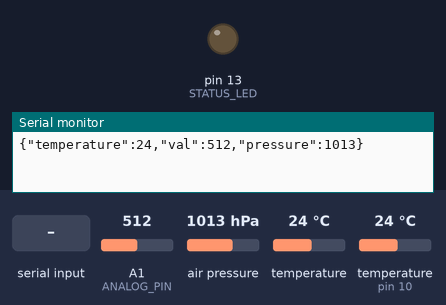
Recording of a sketch running on a simulated Arduino Leonardo, built with avr-gcc and run on an emulated ATmega32U4. Parts: output pins drawn as LEDs (lit = HIGH), the last lines printed to the serial monitor. Inputs (shaded band) come from the test bench; at power-on: A1 (ANALOG_PIN) = 512, air pressure 1013 hPa, temperature 24 °C, temperature (sensor on pin 10) 24 °C.

Above: at 1.4 s.
1.5 s: "WHO_ARE_YOU\n" received over Serial
At 2.54 s:
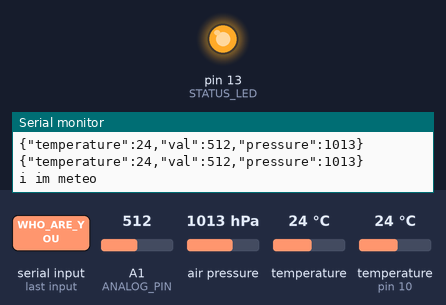
Timing chart, 0 to 4.5 s (numbered marks = the images above; inputs shaded):
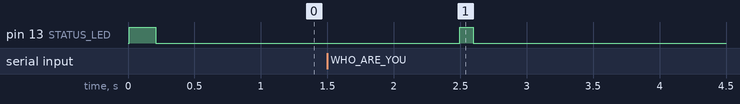

Measured:
- after the input at 1.5 s, pin 13 (STATUS_LED): LOW → HIGH after 1.0 s, → LOW 0.10 s later

The sketch:

temp.ino
```cpp
#include "ArduinoJson.h"
#include <OneWire.h>
#include <SFE_BMP180.h>
#include <Wire.h>

// Настройка датчиков
OneWire ds(10);          // Датчик температуры DS18B20 на пине 10
SFE_BMP180 pressure;     // Датчик давления BMP180
const int ANALOG_PIN = 1; // Аналоговый пин для дополнительных измерений

// Встроенный светодиод для индикации
const int STATUS_LED = LED_BUILTIN;

void setup() {
  // Инициализация порта
  Serial.begin(9600);
  while (!Serial); // Для плат с USB (Leonardo/Micro)

  // Инициализация датчиков
  pinMode(STATUS_LED, OUTPUT);
  digitalWrite(STATUS_LED, LOW);

  if (pressure.begin()) {
    // Короткое мигание при успешной инициализации
    digitalWrite(STATUS_LED, HIGH);
    delay(200);
    digitalWrite(STATUS_LED, LOW);
  }
}

void loop() {
  // 1. Проверка входящих команд (максимальный приоритет)
  if (checkForCommand()) {
    return; // Если была команда - пропускаем отправку данных в этом цикле
  }

  // 2. Отправка данных датчиков (если не было команд)
  sendSensorData();
  delay(1000); // Пауза между отправками данных
}

bool checkForCommand() {
  if (Serial.available() > 0) {
    String cmd = Serial.readStringUntil('\n');
    cmd.trim();

    if (cmd == "WHO_ARE_YOU") {
      // Очистка буфера перед ответом
      while (Serial.available()) Serial.read();

      // Визуальная индикация
      digitalWrite(STATUS_LED, HIGH);

      // Отправка ответа
      Serial.println("i im meteo");

      // Завершение обработки команды
      delay(100);
      digitalWrite(STATUS_LED, LOW);
      return true;
    }
  }
  return false;
}

void sendSensorData() {
  // Получение данных с датчиков
  float temperature = readTemperature();
  double pressureVal = getPressure();
  int analogVal = analogRead(ANALOG_PIN);

  // Формирование JSON
  StaticJsonDocument<200> doc;
  doc["temperature"] = temperature;
  doc["val"] = analogVal;
  doc["pressure"] = pressureVal;


  // Отправка данных
  String json;
  serializeJson(doc, json);
  Serial.println(json);
}

float readTemperature() {
  byte data[12];
  byte addr[8];


  ds.reset();
  ds.select(addr);
  ds.write(0x44, 1); // Начало измерения
  delay(100);       // Ожидание измерения

  ds.reset();
  ds.select(addr);
  ds.write(0xBE);    // Чтение результатов

  for (byte i = 0; i < 9; i++) {
    data[i] = ds.read();
  }

  int16_t raw = (data[1] << 8) | data[0];
  byte cfg = (data[4] & 0x60);

  // Коррекция точности
  if (cfg == 0x00) raw &= ~7;
  else if (cfg == 0x20) raw &= ~3;
  else if (cfg == 0x40) raw &= ~1;

  return (float)raw / 16.0;
}

double getPressure() {
  char status;
  double T, P;

  status = pressure.startTemperature();
  if (status == 0) return -1.0;

  delay(status);
  status = pressure.getTemperature(T);
  if (status == 0) return -1.0;

  status = pressure.startPressure(3);
  if (status == 0) return -1.0;

  delay(status);
  status = pressure.getPressure(P, T);
  if (status == 0) return -1.0;

  return P;
}
```
